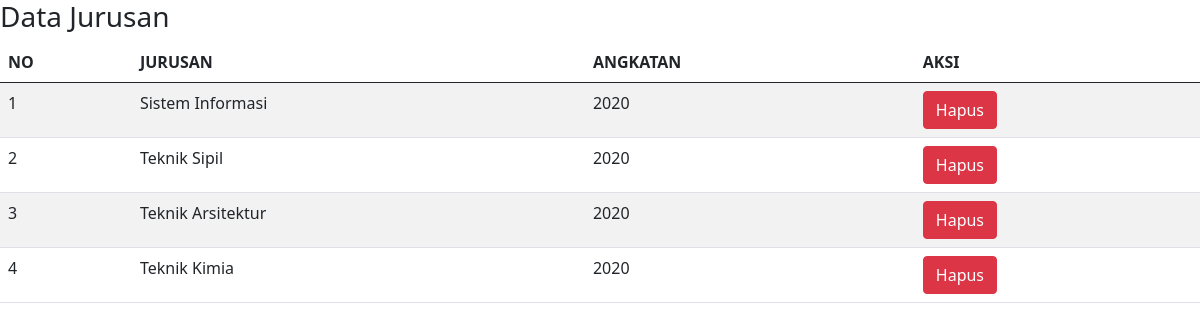
/tampil_jurusan.php, run on the app's committed database.
### tables this page shows
CREATE TABLE `jurusan` (
  `id_jurusan` int(11) NOT NULL,
  `nama_jurusan` varchar(20) NOT NULL,
  `angkatan` varchar(20) NOT NULL
);

### tampil_jurusan.php (the view, shortened to what this page needs)
<!DOCTYPE html>
<html>
<head>
	<link href="https://cdn.jsdelivr.net/npm/bootstrap@5.0.2/dist/css/bootstrap.min.css" rel="stylesheet">
</head>
<body>
	<h3>Data Jurusan</h3>
	<table class="table table-hover table-striped">
		<thead>
			<tr>
				<th>NO</th><th>JURUSAN</th><th>ANGKATAN</th>
				<th>AKSI</th>
			</tr>
		</thead>
		<tbody>
			<?php
			include "koneksi.php";
			$qry_jurusan=mysqli_query($conn,"select * from jurusan");
			$no=0;
			while($id_jurusan=mysqli_fetch_array($qry_jurusan)){
			$no++;?>
			<tr>
			<td><?=$no?></td><td><?=$id_jurusan['nama_jurusan']?></td> <td><?=$id_jurusan['angkatan']?></td>
			<td><a href="hapus_jurusan.php?id_jurusan<?=$id_jurusan['id_jurusan']?>" onclick="return confirm('Apakah anda yakin menghapus data ini?')"
			class="btn btn-danger">Hapus</a></td>
			</tr>
			<?php
			}
			?>
		</tbody>
	</table>
</body>
</html>

### data on the page
jurusan: nama_jurusan "Sistem Informasi", angkatan "2020"
jurusan: nama_jurusan "Teknik Sipil", angkatan "2020"
jurusan: nama_jurusan "Teknik Arsitektur", angkatan "2020"
jurusan: nama_jurusan "Teknik Kimia", angkatan "2020"
